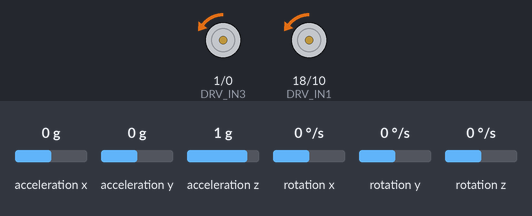
This program was run on a simulated ESP32-C3. Shown: motor-driver pin pairs drawn as motors (green arrow = first pin HIGH = forward, orange = second pin HIGH = backward, longer = more drive). The test bench sets the inputs (shaded band); at power-on: acceleration x 0 g, acceleration y 0 g, acceleration z 1 g, rotation x 0 °/s, rotation y 0 °/s, rotation z 0 °/s. Nothing arrives over Bluetooth unless stated; a phone connects over Bluetooth LE 3 s after start; what the program prints to the serial monitor is not drawn.

Above: at 4.2 s.
4.3 s: acceleration x set to -1.4 g
At 4.8 s:
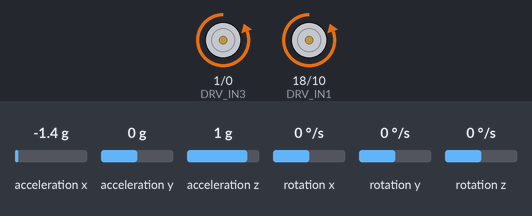
5.8 s: acceleration x set to 0.1 g
At 6.7 s:
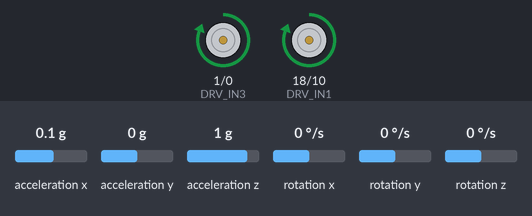
7.8 s: acceleration x set to -0.8 g
At 8.4 s:
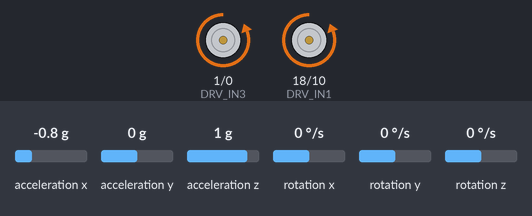
9.3 s: acceleration x set to 0.8 g
At 10.7 s:
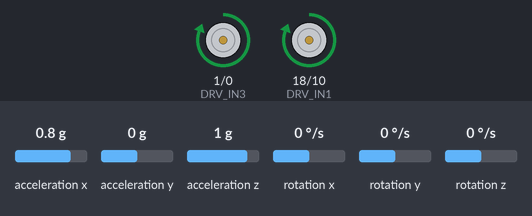
Timing chart, 0 to 12.3 s (numbered marks = the images above; inputs shaded):
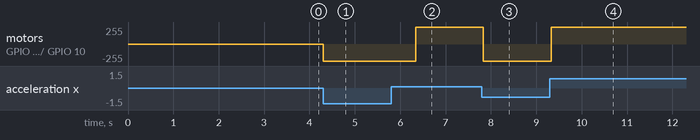

The program:

main.cpp
```cpp
#include <Arduino.h>
#include <MPU6050_tockn.h>
#include <Wire.h>
#include <BLEDevice.h>
#include <BLEServer.h>
#include <BLEUtils.h>
#include <BLE2902.h>

// 定义引脚
// 电机驱动
#define DRV_IN1 18
#define DRV_IN2 10
#define DRV_IN3 1
#define DRV_IN4 0
// 陀螺仪
#define MPU_SDA 7
#define MPU_SLC 6
// 屏幕
#define PLAY_SDA 3
#define PLAY_SLC 2
// BLE uuid
#define SERVICE_UUID        "4fafc201-1fb5-459e-8fcc-c5c9c331914b"
#define CHARACTERISTIC_UUID "beb5483e-36e1-4688-b7f5-ea07361b26a8"
String cmd = "";
String resStr = "";
int pwm = 0;
int leftMotorPwmOffset = 4, rightMotorPwmOffset = 4; //起转pwm
float Balance_Angle_raw = 0;    //静态机械平衡角度。
float integrate; // 偏差积累
float keepAngle;
float kp = 10,ki = 0.3,kd = 0.5;
int speed = -6;
int turnSpeed = 400;
// float kp,ki,kd;
float turnKp = 0.7, turnSpd, turnPwm;  //转向pwm比例向，转向速度设定

class MyCallbacks: public BLECharacteristicCallbacks {

    void onWrite(BLECharacteristic *pCharacteristic) {      //写方法

      std::string value = pCharacteristic->getValue();      //接收值
      if (value.length() > 0) {
        // Serial.println("*********");
        // Serial.print("收到新信息: ");
        for (int i = 0; i < value.length(); i++){
          // Serial.print(value[i]);
          resStr += value[i];
        }
        cmd = resStr;
      }
    }
};

// 实例化 MPU6050
MPU6050 mpu6050(Wire);

// 马达控制函数
void motor(int left_pwm, int right_pwm, int turnPwm){

  if (left_pwm >= 0)
  {
    left_pwm += leftMotorPwmOffset;  //左右轮的启动pwm达到一定电压马达才开始转动。这里为补偿值。
  }
  if (left_pwm < 0)
  {
    left_pwm -= leftMotorPwmOffset;  //左右轮的启动pwm达到一定电压马达才开始转动。这里为补偿值。
  }
  if (right_pwm >= 0)
  {
    right_pwm += rightMotorPwmOffset;  //左右轮的启动pwm达到一定电压马达才开始转动。这里为补偿值。
  }
  if (right_pwm < 0)
  {
    right_pwm -= rightMotorPwmOffset;  //左右轮的启动pwm达到一定电压马达才开始转动。这里为补偿值。
  }

  left_pwm -= turnPwm;
  right_pwm += turnPwm;

  left_pwm = constrain(left_pwm, -255, 255);
  right_pwm = constrain(right_pwm, -255, 255);  //限定PWM区间在-255~255
  if (left_pwm >= 0){
    analogWrite(DRV_IN1, 0);
    analogWrite(DRV_IN2, left_pwm);
  }
  if (left_pwm < 0){
    analogWrite(DRV_IN2, 0);
    analogWrite(DRV_IN1, 0 - left_pwm);
  }
  if (right_pwm >= 0){
    analogWrite(DRV_IN4, right_pwm);
    analogWrite(DRV_IN3, 0);
  }
  if (right_pwm < 0){
    analogWrite(DRV_IN4, 0);
    analogWrite(DRV_IN3, 0 - right_pwm);
  }
}

void BLEDebug(String input) { //控制程序
    Serial.println(input);
    if (input.equals("")){
    }
    if (input.equals("1")){
        pwm++;
    }
    if (input.equals("0")){
        pwm--;
    }
    int index = input.indexOf(":");
    Serial.println(index);
    if (index != 0){
        String sub_S = input.substring(0, index);
        if (sub_S.equals("kp")){
            kp = input.substring(index+1).toFloat();
        }
        if (sub_S.equals("ki")){
            ki = input.substring(index+1).toFloat();
        }
        if (sub_S.equals("kd")){
            kd = input.substring(index+1).toFloat();
        }
    }
    if (input.equals("F")){
      keepAngle += speed;
    }
    if (input.equals("B")){
      keepAngle -= speed;
    }
    if (input.equals("L")){
      turnSpd += turnSpeed;
    }
    if (input.equals("R")){
      turnSpd -= turnSpeed;
    }
    if (input.equals(" ")){
      keepAngle = Balance_Angle_raw;
      turnSpd = 0;
    }

}

// pwm值计算
float pwmCalculation(float angleY, float gyroY, float keepAngle) //直立PMW计算
{
  float diff = angleY - keepAngle; // 计算角度偏差。
  integrate += diff; //偏差的积分，integrate为全局变量，一直积累。
  integrate = constrain(integrate, -1000, 1000); //限定误差积分的最大和最小值
  return kp * diff + ki * integrate + kd * gyroY;
}

void bleStart() {
    BLEDevice::init("MyESP32Car");                      //设备初始化，名称MyESP32

  BLEServer *pServer = BLEDevice::createServer();            //BLEServer指针，创建Server

  BLEService *pService = pServer->createService(SERVICE_UUID);     //BLEService指针，创建Service

  BLECharacteristic *pCharacteristic = pService->createCharacteristic(     //BLECharacteristic指针，创建Characteristic
                                         CHARACTERISTIC_UUID,
                                         BLECharacteristic::PROPERTY_READ |
                                         BLECharacteristic::PROPERTY_WRITE
                                       );

  pCharacteristic->setCallbacks(new MyCallbacks());            //设置回调函数

  pCharacteristic->setValue("Hello World");    //发送信息，hello world
  pService->start();                      //开启服务

  BLEAdvertising *pAdvertising = pServer->getAdvertising();        //初始化广播
  pAdvertising->start();                    //开始广播
}

void setup() {
    Serial.begin(115200);
    Wire.begin(MPU_SDA, MPU_SLC);
    mpu6050.begin();
    mpu6050.calcGyroOffsets(false);
    bleStart();
    Serial.print("===========");
    keepAngle = Balance_Angle_raw;

}

void loop() {
    BLEDebug(cmd);
    cmd = "";
    resStr = "";
    mpu6050.update();
    // Serial.println(mpu6050.getAngleY());
    // Serial.println(mpu6050.getGyroY());
    pwm = pwmCalculation(mpu6050.getAngleY(),mpu6050.getGyroY(),keepAngle);

    turnPwm = -turnKp * (turnSpd - mpu6050.getGyroZ());
    // Serial.println(pwm);
    // Serial.println(kp);
    // Serial.println(ki);
    // Serial.println(kd);
    motor(pwm, pwm, turnPwm);
    // delay(500);
}
```

Measured:
- after the input at 4.3 s, motor on GPIO 1 (DRV_IN3) / GPIO 0 (DRV_IN4), motor on GPIO 18 (DRV_IN1) / GPIO 10 (DRV_IN2): backward 4/255 → backward 255/255 at once
- after the input at 5.8 s, motor on GPIO 1 (DRV_IN3) / GPIO 0 (DRV_IN4), motor on GPIO 18 (DRV_IN1) / GPIO 10 (DRV_IN2): backward 255/255 → forward 255/255 after 0.54 s
- after the input at 7.8 s, motor on GPIO 1 (DRV_IN3) / GPIO 0 (DRV_IN4), motor on GPIO 18 (DRV_IN1) / GPIO 10 (DRV_IN2): forward 255/255 → backward 255/255 at once
- after the input at 9.3 s, motor on GPIO 1 (DRV_IN3) / GPIO 0 (DRV_IN4), motor on GPIO 18 (DRV_IN1) / GPIO 10 (DRV_IN2): backward 255/255 → forward 255/255 at once
